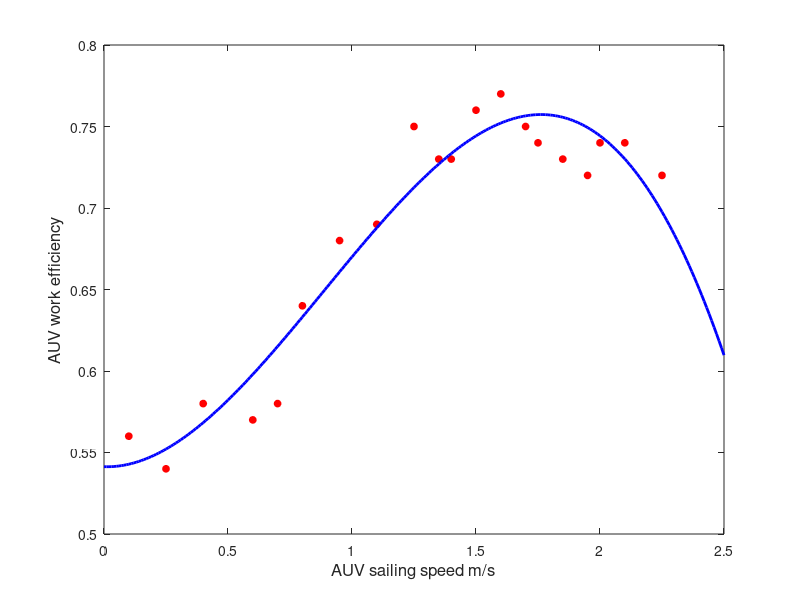

Write the MATLAB code that produced this figure.
clc;
clear;
x1=[0.1 0.25 0.4 0.6 0.7 0.8 0.95 1.1 1.25 1.35 1.4 1.5 1.6 1.7 1.75 1.85 1.95 2.0 2.1 2.25];
y1=0.01*[56 54 58 57 58 64 68 69 75 73 73 76 77 75 74 73 72 74 74 72];
% z=polyfit(x1,y1,3)
x=0:0.01:2.5;
y=-0.0807*x.^3+0.2149*x.^2-0.0055*x+0.5413;
figure
plot(x1,y1,'o','MarkerEdgeColor','r',...
    'MarkerSize', 5,...
    'MarkerFaceColor', 'r');
hold on
plot(x,y,'b','LineWidth',2);
xlabel('AUV sailing speed m/s','fontsize',12)
ylabel('AUV work efficiency','fontsize',12)